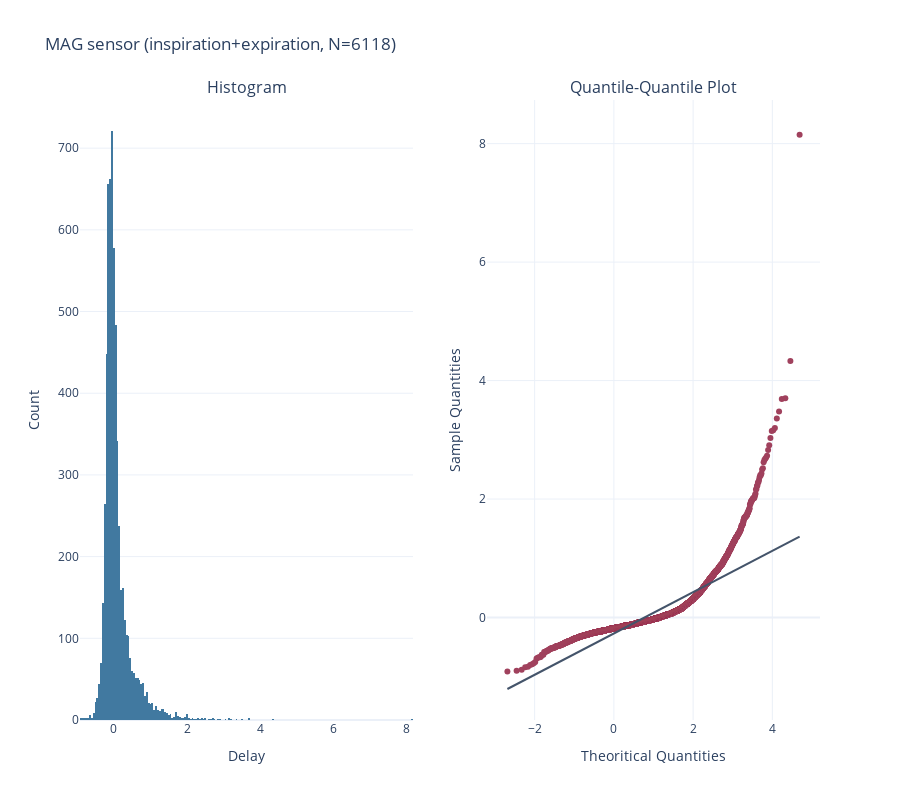
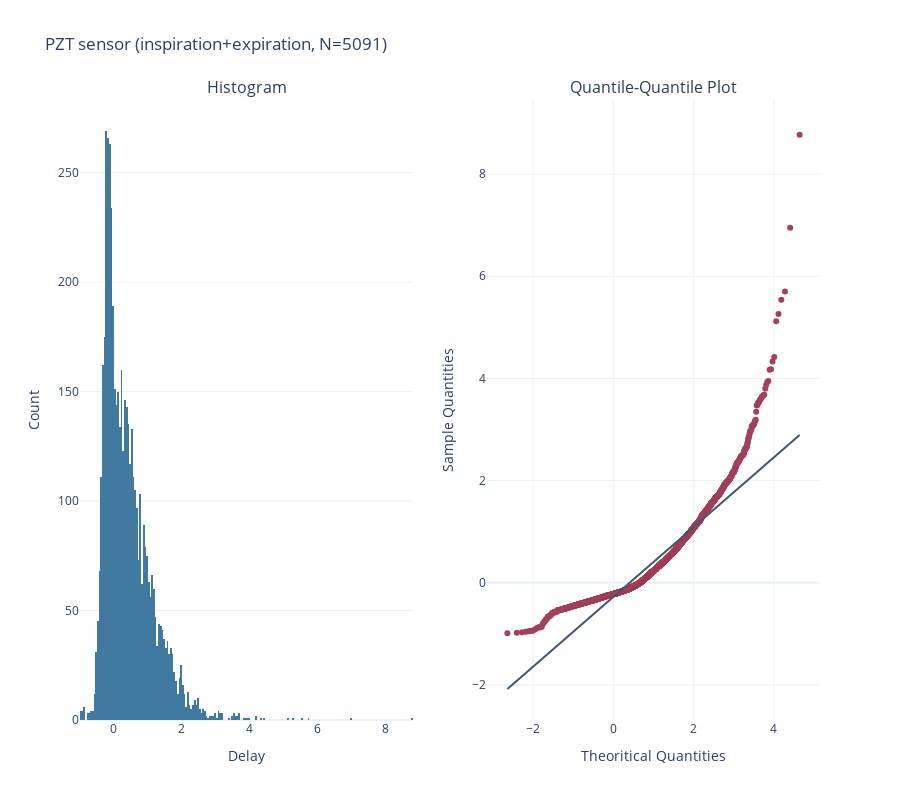

Notebook source saved alongside these figures, in order:
### Code cell
normality_test(delays_i_all_mag + delays_e_all_mag, sensor="MAG", type="inspiration+expiration")
normality_test(delays_i_all_pzt + delays_e_all_pzt, sensor="PZT", type="inspiration+expiration")

### Figure 1 — Plotly figure (JSON) as saved in the notebook; plotly's stock layout.template omitted (floating-point values rounded to 4 significant figures; data arrays with more than 128 entries replaced by an {"elided": "..."} marker saying what was removed)
{"data": [{"marker": {"color": "#4179A0"}, "type": "histogram", "x": {"elided": "6118 float values"}, "xaxis": "x", "yaxis": "y"}, {"marker": {"color": "#A0415D"}, "mode": "markers", "type": "scatter", "x": {"elided": "6118 float values"}, "xaxis": "x2", "y": {"elided": "6118 float values"}, "yaxis": "y2"}, {"line": {"color": "#44546A"}, "mode": "lines", "type": "scatter", "x": [-2.687, 4.687], "xaxis": "x2", "y": [-1.206, 1.366], "yaxis": "y2"}], "layout": {"annotations": [{"font": {"size": 16}, "showarrow": false, "text": "Histogram", "x": 0.225, "xanchor": "center", "xref": "paper", "y": 1, "yanchor": "bottom", "yref": "paper"}, {"font": {"size": 16}, "showarrow": false, "text": "Quantile-Quantile Plot", "x": 0.775, "xanchor": "center", "xref": "paper", "y": 1, "yanchor": "bottom", "yref": "paper"}], "height": 800, "showlegend": false, "title": {"text": "MAG sensor (inspiration+expiration, N=6118)"}, "width": 900, "xaxis": {"anchor": "y", "domain": [0, 0.45], "title": {"text": "Delay"}, "zeroline": false}, "xaxis2": {"anchor": "y2", "domain": [0.55, 1], "title": {"text": "Theoritical Quantities"}, "zeroline": false}, "yaxis": {"anchor": "x", "domain": [0, 1], "title": {"text": "Count"}}, "yaxis2": {"anchor": "x2", "domain": [0, 1], "title": {"text": "Sample Quantities"}}}}

### Figure 2 — Plotly figure (JSON) as saved in the notebook; plotly's stock layout.template omitted (floating-point values rounded to 4 significant figures; data arrays with more than 128 entries replaced by an {"elided": "..."} marker saying what was removed)
{"data": [{"marker": {"color": "#4179A0"}, "type": "histogram", "x": {"elided": "5091 float values"}, "xaxis": "x", "yaxis": "y"}, {"marker": {"color": "#A0415D"}, "mode": "markers", "type": "scatter", "x": {"elided": "5091 float values"}, "xaxis": "x2", "y": {"elided": "5091 float values"}, "yaxis": "y2"}, {"line": {"color": "#44546A"}, "mode": "lines", "type": "scatter", "x": [-2.64, 4.64], "xaxis": "x2", "y": [-2.079, 2.89], "yaxis": "y2"}], "layout": {"annotations": [{"font": {"size": 16}, "showarrow": false, "text": "Histogram", "x": 0.225, "xanchor": "center", "xref": "paper", "y": 1, "yanchor": "bottom", "yref": "paper"}, {"font": {"size": 16}, "showarrow": false, "text": "Quantile-Quantile Plot", "x": 0.775, "xanchor": "center", "xref": "paper", "y": 1, "yanchor": "bottom", "yref": "paper"}], "height": 800, "showlegend": false, "title": {"text": "PZT sensor (inspiration+expiration, N=5091)"}, "width": 900, "xaxis": {"anchor": "y", "domain": [0, 0.45], "title": {"text": "Delay"}, "zeroline": false}, "xaxis2": {"anchor": "y2", "domain": [0.55, 1], "title": {"text": "Theoritical Quantities"}, "zeroline": false}, "yaxis": {"anchor": "x", "domain": [0, 1], "title": {"text": "Count"}}, "yaxis2": {"anchor": "x2", "domain": [0, 1], "title": {"text": "Sample Quantities"}}}}
